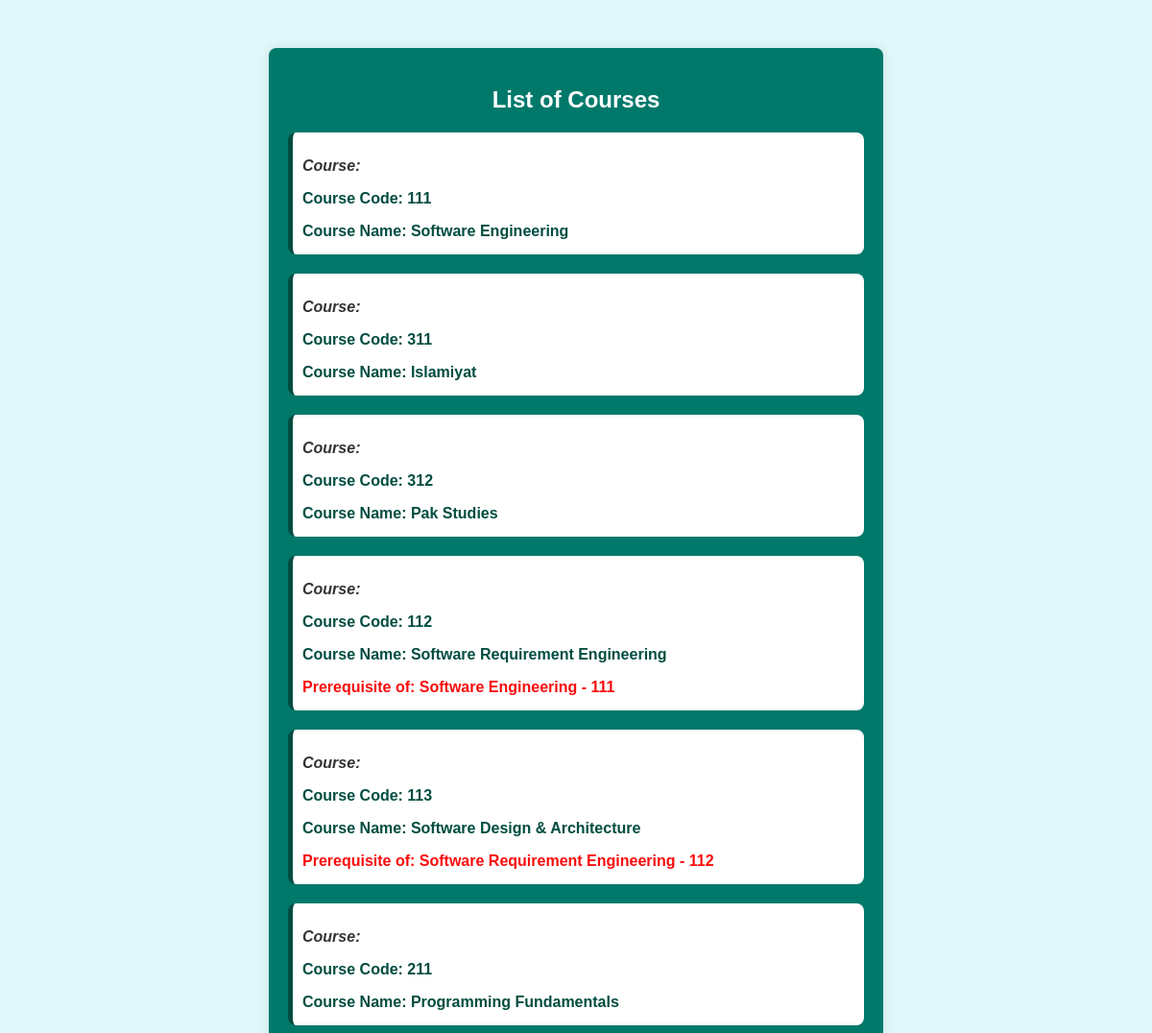
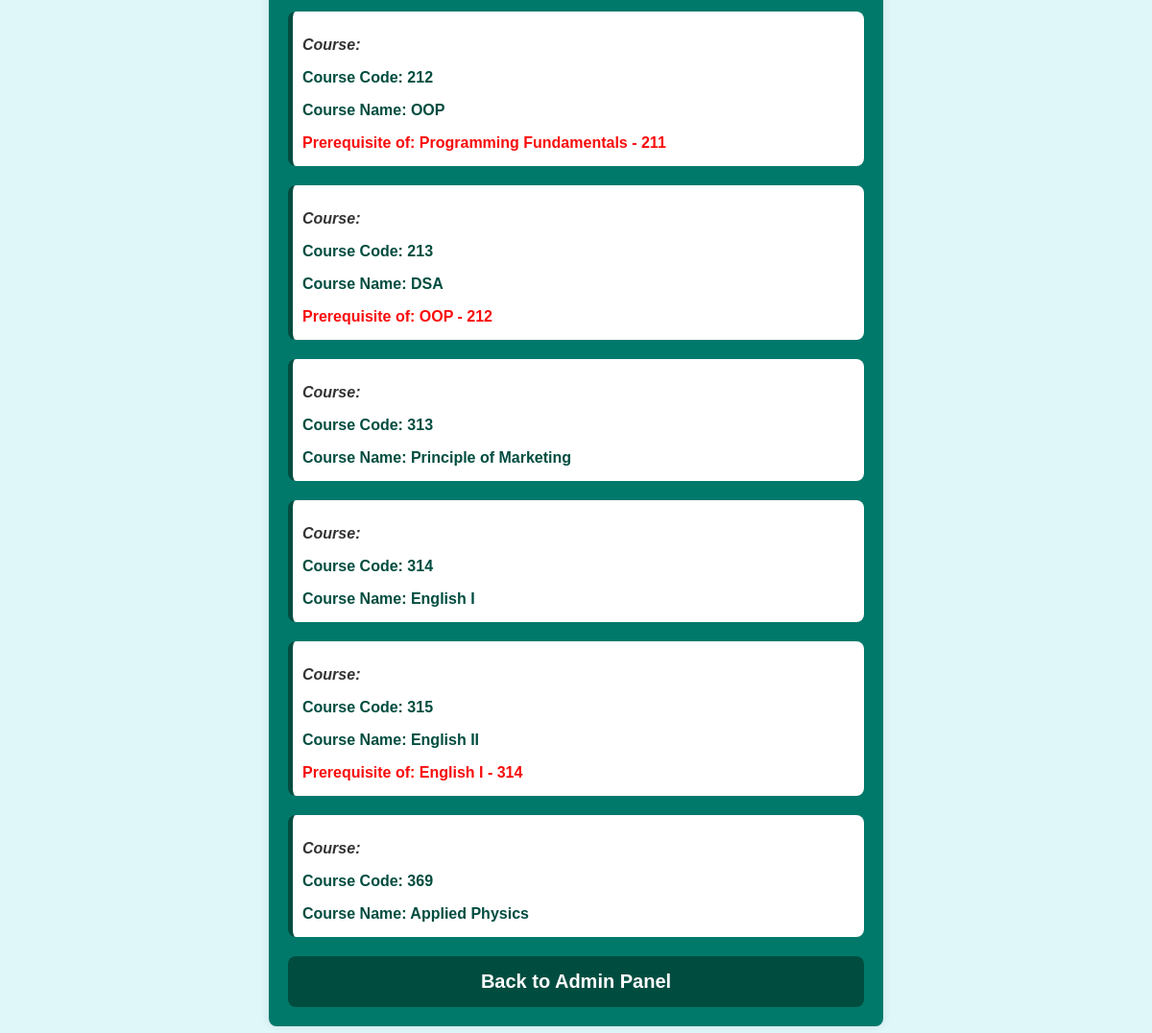
Page /display_all_courses/ on the committed database (2 pictures, top to bottom).
### registration/models.py (models this page shows, shortened)
class Course(models.Model):
    code = models.CharField(max_length=20, unique=True)
    name = models.CharField(max_length=100)
    prerequisite = models.ForeignKey('self', on_delete=models.SET_NULL, null=True, blank=True)

### registration/views.py (the view)
# urls.py: path('display_all_courses/', views.display_all_courses, name='display_all_courses'),
def display_all_courses(request):
    courses = Course.objects.all()
    return render(request, 'registration/display_all_courses.html', {'courses': courses})

### registration/templates/registration/display_all_courses.html (shortened to what this page needs)
<!DOCTYPE html>
<html lang="en">
<head>
</head>
<body>
    <div class="container">
        <h2>List of Courses</h2>
        {% if courses %}
            {% for course in courses %}
                <div class="course">
                    <p class="statement">Course:</p>
                    <p class="course-code">Course Code: {{ course.code }}</p>
                    <p class="course-name">Course Name: {{ course.name }}</p>
                    {% if course.prerequisite %}
                        <p class="prerequisite">Prerequisite of: {{ course.prerequisite.name }} - {{ course.prerequisite.code }}</p>
                    {% endif %}
                </div>
            {% endfor %}
        {% else %}
            <p>No courses available.</p>
        {% endif %}
        <button onclick="window.location.href='{% url 'admin_panel' %}'">Back to Admin Panel</button>
    </div>
</body>
</html>

### registration/templates/registration/display_all_courses.html (style rules this page uses)
body { font-family: Arial, sans-serif; background-color: #e0f7fa; margin: 0; padding: 0; }
.container { width: 90%; max-width: 600px; margin: 50px auto; padding: 20px; background-color: #00796b; border-radius: 8px; box-shadow: 0 0 10px rgba(0, 0, 0, 0.1); color: #fff; }
h2 { text-align: center; margin-bottom: 20px; }
.course { border-left: 5px solid #004d40; margin-bottom: 20px; padding: 10px; background-color: #fff; border-radius: 8px; }
.course-code { font-weight: bold; color: #004d40; margin-bottom: 5px; }
.course-name { font-weight: bold; color: #004d40; margin-bottom: 5px; }
.statement { font-style: italic; color: #333; margin-bottom: 5px; font-weight: bold; }
.prerequisite { color: #f90c0c; margin-bottom: 5px; font-weight: bold; }
button { display: block; width: 100%; padding: 15px; background-color: #004d40; color: #fff; text-decoration: none; text-align: center; border: none; border-radius: 8px; font-size: 20px; cursor: pointer; font-weight: bold; margin-top: 20px; transition: background-color 0.3s; }

### rows in the picture
Course: code "111", name "Software Engineering"
Course: code "311", name "Islamiyat"
Course: code "312", name "Pak Studies"
Course: code "112", name "Software Requirement Engineering", prerequisite.name "Software Engineering", prerequisite.code "111"
Course: code "113", name "Software Design & Architecture", prerequisite.name "Software Requirement Engineering", prerequisite.code "112"
Course: code "211", name "Programming Fundamentals"
Course: code "212", name "OOP", prerequisite.name "Programming Fundamentals", prerequisite.code "211"
Course: code "213", name "DSA", prerequisite.name "OOP", prerequisite.code "212"
Course: code "313", name "Principle of Marketing"
Course: code "314", name "English I"
Course: code "315", name "English II", prerequisite.name "English I", prerequisite.code "314"
Course: code "369", name "Applied Physics"
